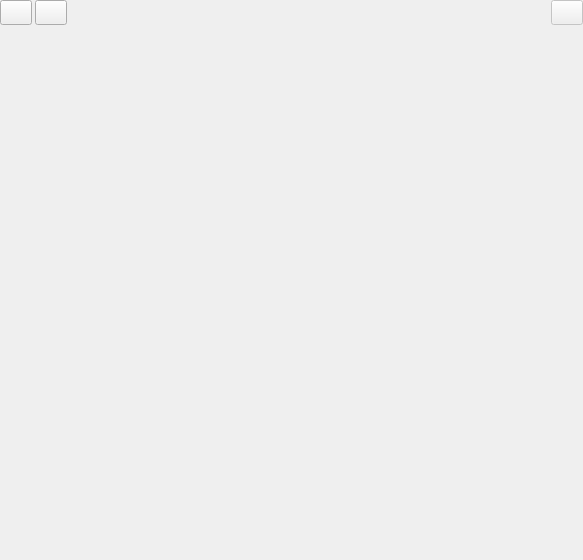
<?xml version="1.0" encoding="UTF-8"?>
<ui version="4.0">
 <class>FormOscilloscope</class>
 <widget class="QWidget" name="FormOscilloscope">
  <property name="geometry">
   <rect>
    <x>0</x>
    <y>0</y>
    <width>583</width>
    <height>560</height>
   </rect>
  </property>
  <property name="sizePolicy">
   <sizepolicy hsizetype="Maximum" vsizetype="Preferred">
    <horstretch>0</horstretch>
    <verstretch>0</verstretch>
   </sizepolicy>
  </property>
  <property name="windowTitle">
   <string>Form</string>
  </property>
  <layout class="QGridLayout" name="gridLayout">
   <property name="leftMargin">
    <number>0</number>
   </property>
   <property name="topMargin">
    <number>0</number>
   </property>
   <property name="rightMargin">
    <number>0</number>
   </property>
   <property name="bottomMargin">
    <number>0</number>
   </property>
   <property name="horizontalSpacing">
    <number>6</number>
   </property>
   <item row="0" column="0">
    <layout class="QHBoxLayout" name="horizontalLayout_2">
     <property name="spacing">
      <number>3</number>
     </property>
     <property name="sizeConstraint">
      <enum>QLayout::SetDefaultConstraint</enum>
     </property>
     <item>
      <widget class="QPushButton" name="pushShowAll">
       <property name="sizePolicy">
        <sizepolicy hsizetype="Maximum" vsizetype="Fixed">
         <horstretch>0</horstretch>
         <verstretch>0</verstretch>
        </sizepolicy>
       </property>
       <property name="minimumSize">
        <size>
         <width>32</width>
         <height>25</height>
        </size>
       </property>
       <property name="maximumSize">
        <size>
         <width>32</width>
         <height>25</height>
        </size>
       </property>
       <property name="toolTip">
        <string>Show all</string>
       </property>
       <property name="text">
        <string/>
       </property>
       <property name="icon">
        <iconset>
         <normaloff>:/icons/show16.png</normaloff>:/icons/show16.png</iconset>
       </property>
       <property name="iconSize">
        <size>
         <width>16</width>
         <height>16</height>
        </size>
       </property>
      </widget>
     </item>
     <item>
      <widget class="QPushButton" name="pushHideAll">
       <property name="sizePolicy">
        <sizepolicy hsizetype="Maximum" vsizetype="Fixed">
         <horstretch>0</horstretch>
         <verstretch>0</verstretch>
        </sizepolicy>
       </property>
       <property name="minimumSize">
        <size>
         <width>32</width>
         <height>25</height>
        </size>
       </property>
       <property name="maximumSize">
        <size>
         <width>32</width>
         <height>25</height>
        </size>
       </property>
       <property name="toolTip">
        <string>Hide all</string>
       </property>
       <property name="text">
        <string/>
       </property>
       <property name="icon">
        <iconset>
         <normaloff>:/icons/hide16.png</normaloff>:/icons/hide16.png</iconset>
       </property>
       <property name="iconSize">
        <size>
         <width>16</width>
         <height>16</height>
        </size>
       </property>
      </widget>
     </item>
     <item>
      <spacer name="horizontalSpacer_3">
       <property name="orientation">
        <enum>Qt::Horizontal</enum>
       </property>
       <property name="sizeType">
        <enum>QSizePolicy::Expanding</enum>
       </property>
       <property name="sizeHint" stdset="0">
        <size>
         <width>40</width>
         <height>20</height>
        </size>
       </property>
      </spacer>
     </item>
     <item>
      <widget class="QPushButton" name="pushOscilRefresh">
       <property name="enabled">
        <bool>false</bool>
       </property>
       <property name="sizePolicy">
        <sizepolicy hsizetype="Preferred" vsizetype="Fixed">
         <horstretch>0</horstretch>
         <verstretch>0</verstretch>
        </sizepolicy>
       </property>
       <property name="minimumSize">
        <size>
         <width>32</width>
         <height>25</height>
        </size>
       </property>
       <property name="maximumSize">
        <size>
         <width>32</width>
         <height>25</height>
        </size>
       </property>
       <property name="text">
        <string/>
       </property>
       <property name="icon">
        <iconset resource="resources/qpxres.qrc">
         <normaloff>:/icons/oxy/16/view_refresh.png</normaloff>:/icons/oxy/16/view_refresh.png</iconset>
       </property>
       <property name="iconSize">
        <size>
         <width>16</width>
         <height>16</height>
        </size>
       </property>
      </widget>
     </item>
    </layout>
   </item>
   <item row="2" column="0">
    <widget class="QPlot::Multi1D" name="widgetPlot" native="true">
     <property name="sizePolicy">
      <sizepolicy hsizetype="Preferred" vsizetype="MinimumExpanding">
       <horstretch>0</horstretch>
       <verstretch>0</verstretch>
      </sizepolicy>
     </property>
     <property name="minimumSize">
      <size>
       <width>0</width>
       <height>0</height>
      </size>
     </property>
    </widget>
   </item>
   <item row="1" column="0">
    <widget class="SelectorWidget" name="selectorChannels" native="true">
     <property name="sizePolicy">
      <sizepolicy hsizetype="Preferred" vsizetype="Preferred">
       <horstretch>0</horstretch>
       <verstretch>0</verstretch>
      </sizepolicy>
     </property>
     <property name="minimumSize">
      <size>
       <width>560</width>
       <height>0</height>
      </size>
     </property>
    </widget>
   </item>
  </layout>
 </widget>
 <customwidgets>
  <customwidget>
   <class>SelectorWidget</class>
   <extends>QWidget</extends>
   <header>widget_selector.h</header>
   <container>1</container>
  </customwidget>
  <customwidget>
   <class>QPlot::Multi1D</class>
   <extends>QWidget</extends>
   <header>QPlot1D.h</header>
   <container>1</container>
  </customwidget>
 </customwidgets>
 <resources>
  <include location="resources/qpxres.qrc"/>
 </resources>
 <connections/>
</ui>
